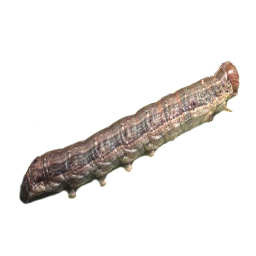
#> input picture images/lagarta/imagem_67_seg.jpg, 256 x 256 px
$ python harris_corner_with_ransac.py
#> lines starting #> are read from the running program, lines starting #| are printed output that depends on the picture; after the words box and inside, x2 and y2 are one past the last pixel; in counts of white or black regions, pixels touching at a corner belong together
#DEFEAULT IMPORTS
import numpy as np
from PIL import Image, ImageFont, ImageDraw
from PIL.ImageChops import add, subtract, multiply, difference, screen
import PIL.ImageStat as stat
from skimage.io import imread, imsave, imshow, show, imread_collection, imshow_collection
from skimage import color, exposure, img_as_float, data, viewer
from skimage.transform import SimilarityTransform, warp, swirl
from skimage.util import invert, random_noise, montage
import matplotlib.image as mpimg
from matplotlib import pylab as pylab
from scipy.ndimage import affine_transform, zoom
from scipy import misc

#CHAPTER IMPORTS
from skimage.feature import corner_harris, corner_subpix, corner_peaks
from skimage.transform import AffineTransform, resize
import cv2
from skimage.exposure import rescale_intensity
from skimage.measure import ransac
from skimage.color import rgb2gray


def gaussian_weights(window_ext, sigma=1):
    y, x = np.mgrid[-window_ext:window_ext+1, -window_ext:window_ext+1]
    g_w = np.zeros(y.shape, dtype=np.double)
    g_w[:] = np.exp(-0.5, * (x**2 / sigma**2 + y**2 / sigma**2))
    g_w /= 2 * np.pi * sigma * sigma
    return g_w

def match_corner(coornidates, window_ext=3):
    row, col = np.round(coornidates).astype(np.intp)
    print(row+window_ext+1)
    window_original = image_original#[row - window_ext:row + window_ext + 1, col - window_ext:col + window_ext + 1, :]
# [19 lines of commented-out code are left out]
temple = rgb2gray(img_as_float(imread('../images/lagarta/imagem_67_seg.jpg')))
#> temple: shape (256, 256) float64; min 0.0948, max 1, mean 0.921
image_original = np.zeros(list(temple.shape) + [3])
image_original[..., 0] = temple
gradient_row, gradient_col = (np.mgrid[0:image_original.shape[0],
                              0:image_original.shape[1]] / float(image_original.shape[0]))
image_original[..., 1] = gradient_row
image_original[..., 2] = gradient_col
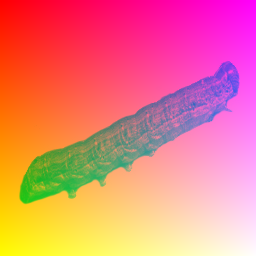
#> image_original: shape (256, 256, 3) float64; mean of channels 0, 1, 2 0.921, 0.498, 0.498; drawn as R, G, B
image_original = rescale_intensity(image_original)
image_original_gray = rgb2gray(image_original)
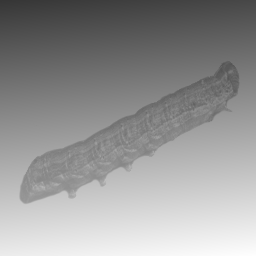
#> image_original_gray: shape (256, 256) float64; min 0.212, max 0.997, mean 0.588
affine_trans = AffineTransform(scale=(0.8, 0.9), rotation=0.1, translation=(120, -20))
image_warped = warp(image_original, affine_trans.inverse, output_shape=image_original.shape)
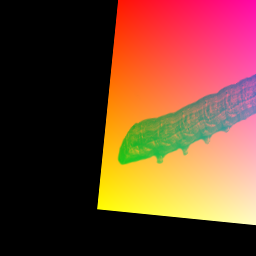
#> image_warped: shape (256, 256, 3) float64; mean of channels 0, 1, 2 0.447, 0.265, 0.18; drawn as R, G, B
image_warped_gray = rgb2gray(image_warped)
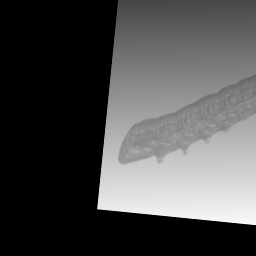
#> image_warped_gray: shape (256, 256) float64; min 0, max 0.98, mean 0.298

#EXTRACT CORNERS USING THE HARRRIS CORNER MEASURE
coornidates = corner_harris(image_original_gray)
coornidates[coornidates > 0.01 * coornidates.max()] = 1
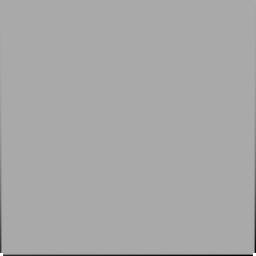
#> coornidates: shape (256, 256) float64; min -1.98, max 1, mean -0.0138; drawn with min black and max white
coornidates_original = corner_peaks(coornidates, threshold_rel=0.0001, min_distance=5)
#> coornidates_original = 51 pairs, first value 63 to 201, second value 25 to 237

coornidates = corner_harris(image_warped_gray)
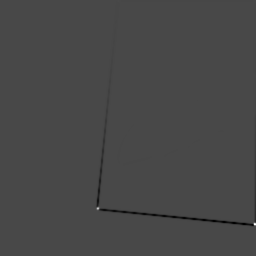
#> coornidates: shape (256, 256) float64; min -4.21, max 10.71, mean -0.0244; drawn with min black and max white
coornidates[coornidates > 0.01 * coornidates.max()] = 1
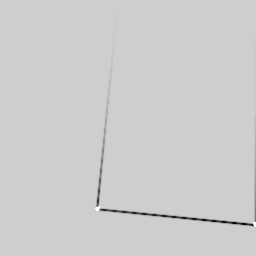
#> coornidates: shape (256, 256) float64; 0.04% of pixels changed, all inside (x1, y1, x2, y2) = (95, 206, 256, 227); drawn with min black and max white
coornidates_warped = corner_peaks(coornidates, threshold_rel=0.0001, min_distance=5)
#> coornidates_warped = 32 pairs, first value 87 to 206, second value 99 to 250

#DETERMINE THE SUB-PIXEL CORNER POSITION
coornidates_original_subpix = corner_subpix(image_original_gray, coornidates_original, window_size=9)
#> coornidates_original_subpix = 51 rows, first 8: [nan, nan], [nan, nan], [nan, nan], [71.89, 226.7], [163.3, 131.2], [nan, nan], [101, 226.3], [nan, nan]
coornidates_warped_subpix = corner_subpix(image_warped_gray, coornidates_warped, window_size=9)
#> coornidates_warped_subpix = 32 rows, first 8: [208.8, 96.65], [nan, nan], [159, 159], [147.9, 180.2], [158.3, 123.1], [nan, nan], [nan, nan], [nan, nan]

#FIND THE CORESPONDENCES USING THE SIMPLE WEIGHT SUM OF THE SQUARED DIFFERENCES
source, destination = [], []
for coornidates in coornidates_warped_subpix:
    coornidates1 = match_corner(coornidates)
#> this loop made 32 passes
#> (coornidates, row in match_corner, col in match_corner) on passes 1, 2, 4, 5, 6, 7, 8, 9, 10, 11, 12, 13: ([208.8, 96.65], 209, 97), ([nan, nan], -9223372036854775808, -9223372036854775808), ([147.9, 180.2], 148, 180), ([158.3, 123.1], 158, 123), ([nan, nan], -9223372036854775808, -9223372036854775808), ([nan, nan], -9223372036854775808, -9223372036854775808), ([nan, nan], -9223372036854775808, -9223372036854775808), ([nan, nan], -9223372036854775808, -9223372036854775808), ([nan, nan], -9223372036854775808, -9223372036854775808), ([nan, nan], -9223372036854775808, -9223372036854775808), ([nan, nan], -9223372036854775808, -9223372036854775808), ([nan, nan], -9223372036854775808, -9223372036854775808)
#| 213
#| -9223372036854775804
#| 163
#| 152
#| 162
#| -9223372036854775804
#| -9223372036854775804
#| -9223372036854775804
#> (further printed lines are left out)


#VISUALIZE THE CORRESPONDENCE
fig, axes = pylab.subplots(nrows=2, ncols=1, figsize=(20, 15))
pylab.gray()


print('FIM')

$ run again, with images/lagarta/imagem_1_seg.jpg copied over images/lagarta/imagem_67_seg.jpg
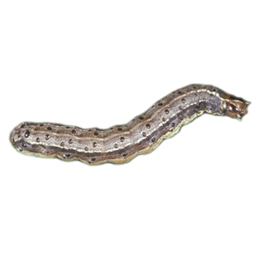
#> input picture images/lagarta/imagem_1_seg.jpg, 256 x 256 px
#> `image_original_gray = rgb2gray(image_original)`:
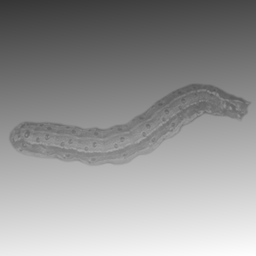
#> image_original_gray: shape (256, 256) float64; min 0.212, max 0.997, mean 0.592
#> `image_warped_gray = rgb2gray(image_warped)`:
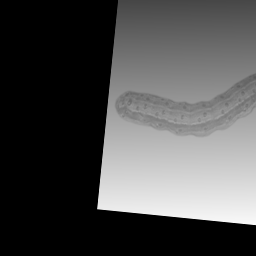
#> image_warped_gray: shape (256, 256) float64; min 0, max 0.98, mean 0.301
#> coornidates_original = 46 pairs, first value 91 to 163, second value 15 to 245
#> coornidates_warped = 28 pairs, first value 86 to 206, second value 99 to 245
#> coornidates_original_subpix = 46 rows, first 8: [108.1, 230.4], [nan, nan], [92.54, 212.6], [nan, nan], [nan, nan], [nan, nan], [nan, nan], [139, 17.27]
#> coornidates_warped_subpix = 28 rows, first 8: [208.8, 96.65], [110.6, 136.7], [114, 222.8], [nan, nan], [nan, nan], [103.2, 227.1], [nan, nan], [nan, nan]
#> the loop `for coornidates in coornidates_warped_subpix:` made 28 passes
#> (coornidates, row in match_corner, col in match_corner) on passes 1 to 8: ([208.8, 96.65], 209, 97), ([110.6, 136.7], 111, 137), ([114, 222.8], 114, 223), ([nan, nan], -9223372036854775808, -9223372036854775808), ([nan, nan], -9223372036854775808, -9223372036854775808), ([103.2, 227.1], 103, 227), ([nan, nan], -9223372036854775808, -9223372036854775808), ([nan, nan], -9223372036854775808, -9223372036854775808)
#> (printed output is left out)

$ run again, with images/lagarta/imagem_3_seg.jpg copied over images/lagarta/imagem_67_seg.jpg
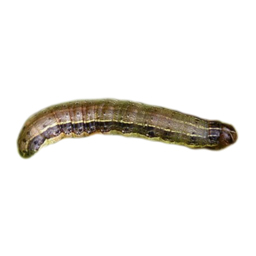
#> input picture images/lagarta/imagem_3_seg.jpg, 256 x 256 px
#> `image_original_gray = rgb2gray(image_original)`:
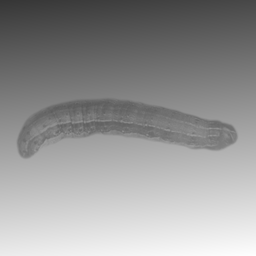
#> image_original_gray: shape (256, 256) float64; min 0.212, max 0.997, mean 0.59
#> `image_warped_gray = rgb2gray(image_warped)`:
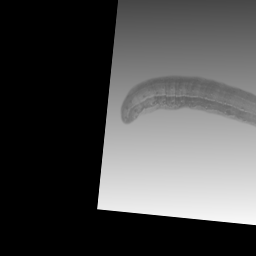
#> image_warped_gray: shape (256, 256) float64; min 0, max 0.98, mean 0.299
#> coornidates_original = 31 pairs, first value 119 to 155, second value 22 to 233
#> coornidates_warped = 16 rows, first 8: [206, 99], [95, 165], [97, 154], [109, 144], [95, 174], [98, 205], [103, 153], [117, 136]
#> coornidates_original_subpix = 31 rows, first 8: [121.8, 82.41], [122.4, 70.13], [139.1, 45.28], [121, 119.5], [124, 57.08], [131.1, 235.6], [nan, nan], [151.4, 36.08]
#> coornidates_warped_subpix = 16 rows, first 8: [208.8, 96.65], [95.51, 164.6], [95.8, 154.5], [109, 142.9], [96.08, 173.8], [98.3, 204.1], [nan, nan], [117.7, 135.5]
#> the loop `for coornidates in coornidates_warped_subpix:` made 16 passes
#> (coornidates, row in match_corner, col in match_corner) on passes 1 to 8: ([208.8, 96.65], 209, 97), ([95.51, 164.6], 96, 165), ([95.8, 154.5], 96, 154), ([109, 142.9], 109, 143), ([96.08, 173.8], 96, 174), ([98.3, 204.1], 98, 204), ([nan, nan], -9223372036854775808, -9223372036854775808), ([117.7, 135.5], 118, 135)
#> (printed output is left out)

$ run again, with images/lagarta/imagem_77_seg.jpg copied over images/lagarta/imagem_67_seg.jpg
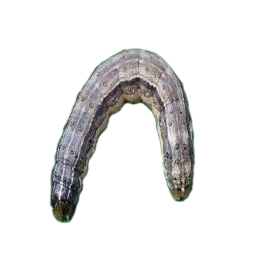
#> input picture images/lagarta/imagem_77_seg.jpg, 256 x 256 px
#> `image_warped_gray = rgb2gray(image_warped)`:
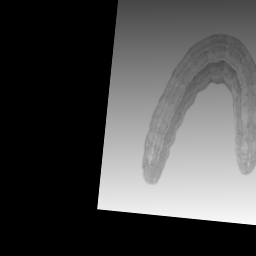
#> image_warped_gray: shape (256, 256) float64; min 0, max 0.98, mean 0.295
#> coornidates_original = 69 pairs, first value 57 to 219, second value 52 to 192
#> coornidates_warped = 36 pairs, first value 46 to 206, second value 99 to 247
#> coornidates_original_subpix = 69 rows, first 8: [199.7, 58.85], [86.44, 155.1], [181.4, 61.18], [nan, nan], [nan, nan], [102.5, 142.8], [187.3, 68.91], [98.12, 103.1]
#> coornidates_warped_subpix = 36 rows, first 8: [208.8, 96.65], [163.5, 148.7], [146.7, 152.5], [82.94, 224.1], [71.15, 235.7], [169.1, 245.4], [nan, nan], [nan, nan]
#> the loop `for coornidates in coornidates_warped_subpix:` made 36 passes
#> (coornidates, row in match_corner, col in match_corner) on passes 1 to 8: ([208.8, 96.65], 209, 97), ([163.5, 148.7], 164, 149), ([146.7, 152.5], 147, 153), ([82.94, 224.1], 83, 224), ([71.15, 235.7], 71, 236), ([169.1, 245.4], 169, 245), ([nan, nan], -9223372036854775808, -9223372036854775808), ([nan, nan], -9223372036854775808, -9223372036854775808)
#> (printed output is left out)
